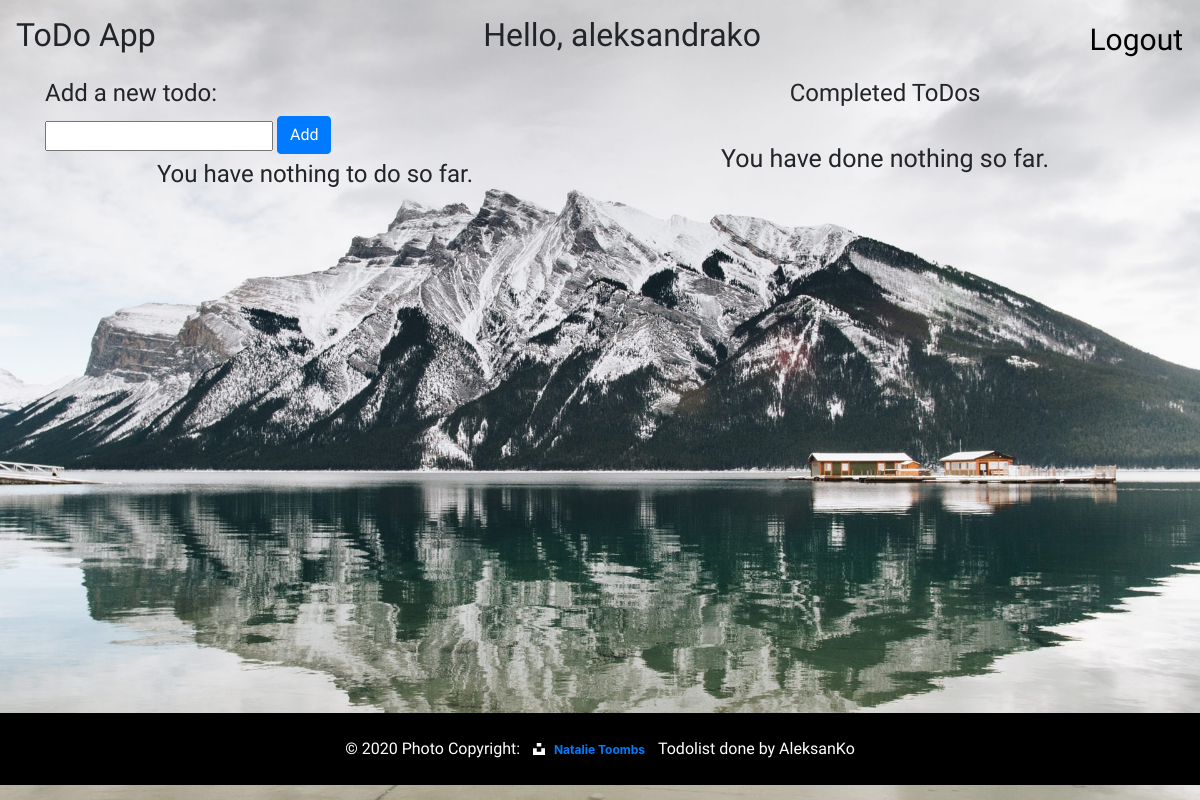
Page /todo/ (signed in) on the earlier database version.
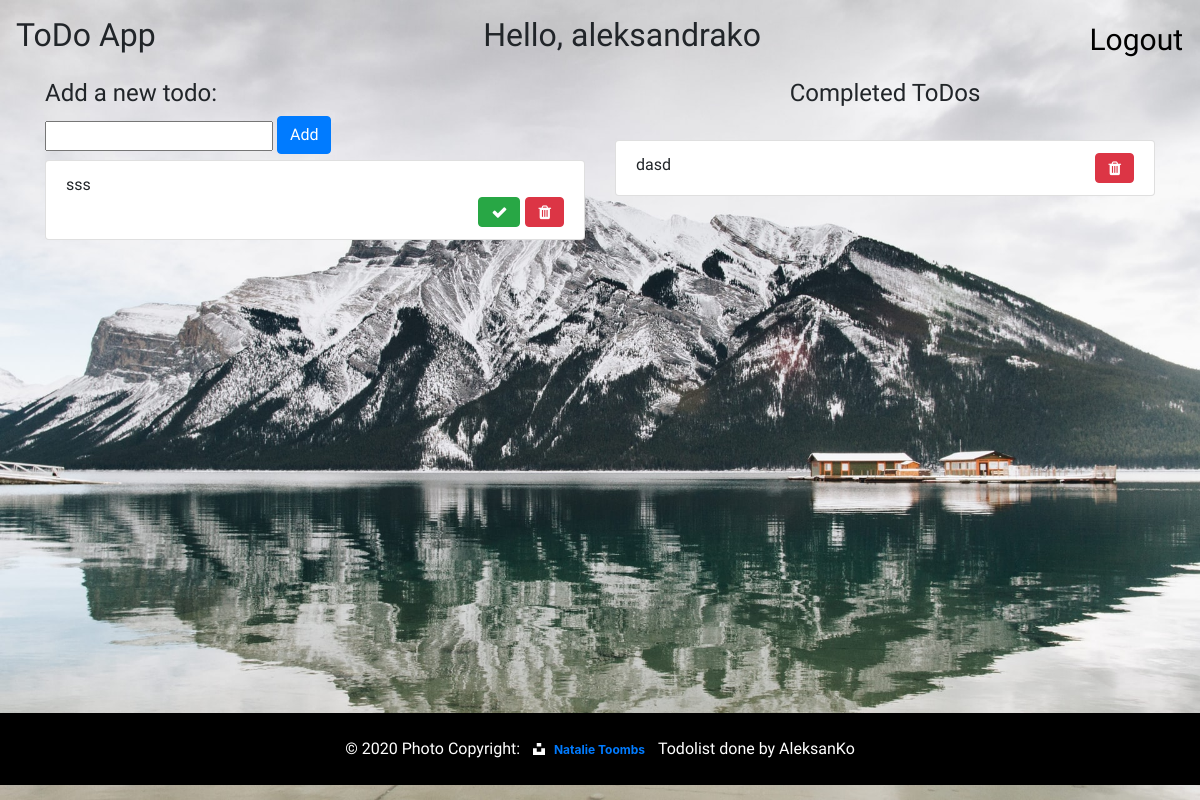
Same page on the later database version.
### todo/models.py (models this page shows, shortened)
class ToDoNode(models.Model):
    user = models.ForeignKey(User, on_delete=models.CASCADE, null=True)
    todo = models.CharField(max_length=100,blank=False)
    done = models.BooleanField(default=False)

### todo/views.py (the view)
# urls.py: path('todo/',views.viewToDo, name='todos'),
@login_required
def viewToDo(request):
    all_todos = ToDoNode.objects.filter(user=request.user)
    all_not_completed_todos = all_todos.filter(done=False)
    all_completed_todos = all_todos.filter(done=True)
    form = ToDoFormCreate()
    return render(request,'todo.html',{'form':form,
                                       'all_items':all_todos,
                                       'all_not_completed_items':all_not_completed_todos,
                                       'all_completed_items':all_completed_todos})

### todo/forms.py
class ToDoFormCreate(forms.ModelForm):
    todo = forms.CharField(label='')
    class Meta:
        model = ToDoNode
        fields = ['todo',]

### templates/todo.html (shortened to what this page needs)
{%extends 'base.html'%}
{%load bootstrap%}
{% block content %}
   {% if user.is_authenticated %}
    <div class="container" style="min-height:76.3vh">
        <div class="row">
            <div class="col" style="text-align:left">
        <form action="{% url 'add_todo'%}" method="post">
        <h4 style="margin-bottom:0px"><label for="add_todo">Add a new todo:</label></h4>
        {{form.todo|bootstrap}}
        <button type="submit" class="btn btn-primary" style="margin-bottom:3px">Add</button>
        </form>
    <div class="list-group" style="margin-top:3px">
     {% if all_not_completed_items%}
    {% for item in all_not_completed_items %}
    <a class='list-group-item' style="margin-bottom:10px margin-top:10px">{{item.todo}}
        <div class="text-right">
        <form action="{% url 'complete_todo' item.id %}"
          style="display:inline;"
          method="post">
        <button type="submit" class="btn btn-success fa fa-check" style="margin-right:5px"></button>
    </form>
        <form action='{% url "delete_todo" item.id %}'
          style="display:inline;"
          method="post">
        <button type="submit" class="btn btn-danger float-right fa fa-trash"></button>
        </form>
        </div>
    </a>
        {% endfor %}
        {%else%}
        <div class="text-center" style="margin-bottom:10px margin-top:10px"><h4>You have nothing to do so far.</h4></div>
        {%endif%}
</div>
</div>
        <div class="col">
            <h4 style="text-align:center">Completed ToDos</h4>
            <br>
            <div class="list-group">
            {%if all_completed_items%}
                {% for item in all_completed_items %}
                 <a class='list-group-item' style="margin-bottom:10px margin-top:10px">{{item.todo}}
                     <form action='{% url "delete_todo" item.id %}'
                           style="display:inline;"
                           method="post">
                <button type="submit" class="btn btn-danger float-right fa fa-trash"></button>
                 </form></a>
                {%endfor%}
                {%else%}
                <div class="text-center"><span style="font-size:25px">You have done nothing so far.</span></div>
                {%endif%}
        </div>
    </div>
    </div>
    </div>
    {%endif%}
{% endblock %}

Differences in the rows shown:
added ToDoNode: todo "sss", shown under "Add a new todo:"
added ToDoNode: todo "dasd", shown under "Completed ToDos"
Other differences:
text no longer shown: "You have nothing to do so far. You have done nothing so far."
